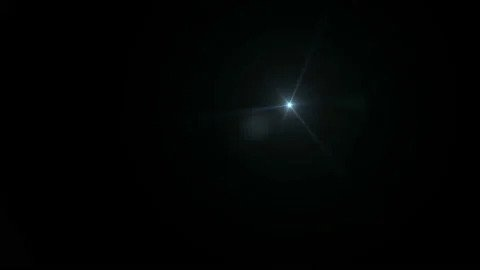
#> input picture Segmentation/images/star.jpeg, 480 x 270 px
$ jupyter execute pointDetection.ipynb
#> lines starting #> are read from the running program, lines starting #| are printed output that depends on the picture; after the words box and inside, x2 and y2 are one past the last pixel; in counts of white or black regions, pixels touching at a corner belong together
[cell 1]
import pandas as pd
import numpy as np
from PIL import Image

[cell 2]
img = Image.open('images/star.jpeg').convert('L').resize((640 // 2,426 // 2))
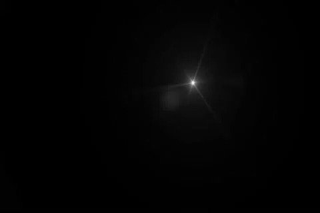
#> img: PIL image 320x213 L; min 0, max 239, mean 3
img

[cell 3]
imgMat = np.array(img)
imgMat

[cell 4]
lap_kernel = np.array([[1,1,1],[1,-8,1],[1,1,1]])

[cell 5]
lapMat = imgMat.copy()
for i in range(1,len(imgMat) - 1):
    for j in range(1,len(imgMat[0]) - 1):
        value = lap_kernel * imgMat[(i - 1):(i + 2), (j - 1):(j + 2)]
        lapMat[i][j] = min(max(0,value.sum()),255)

[cell 6]
fin = Image.fromarray(lapMat)

[cell 7]
fin

[cell 8]
fin.save('images/p1.jpeg')

[cell 9]
threshold = 80
finMat = lapMat.copy()
for i in range(len(finMat)):
    for j in range(len(finMat[0])):
        if finMat[i][j] >= threshold: finMat[i][j] = 255
        else: finMat[i][j] = 0
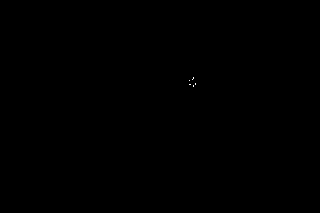
#> finMat: shape (213, 320); 0.01% white in thin lines or dots, all inside (x1, y1, x2, y2) = (189, 77, 196, 87)

$ run again, with Segmentation/images/comet.jpeg copied over Segmentation/images/star.jpeg
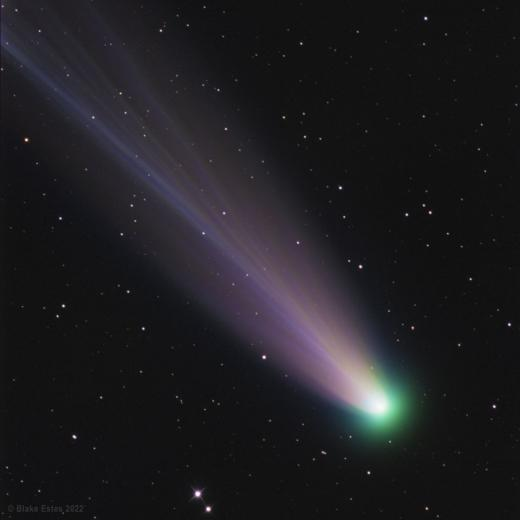
#> input picture Segmentation/images/comet.jpeg, 520 x 520 px
#> `img = Image.open('images/star.jpeg').convert('L').resize((640 // 2,426..`:
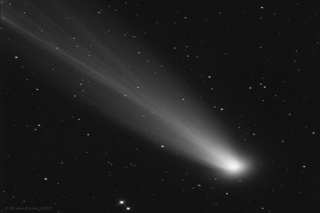
#> img: PIL image 320x213 L; min 10, max 252, mean 30.6
#> after the loop `for i in range(len(finMat)):`:
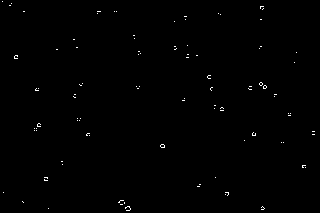
#> finMat: shape (213, 320); 0.4% white in thin lines or dots

$ run again, with Segmentation/images/line45.jpeg copied over Segmentation/images/star.jpeg
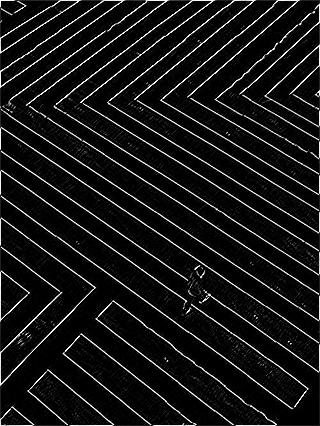
#> input picture Segmentation/images/line45.jpeg, 320 x 426 px
#> after the loop `for i in range(1,len(imgMat) - 1):`:
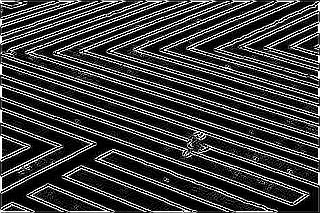
#> lapMat: shape (213, 320); min 0, max 255, mean 61.4
#> after the loop `for i in range(len(finMat)):`:
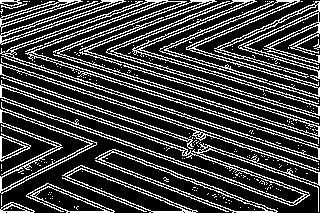
#> finMat: shape (213, 320); 25.1% white in thin lines or dots
